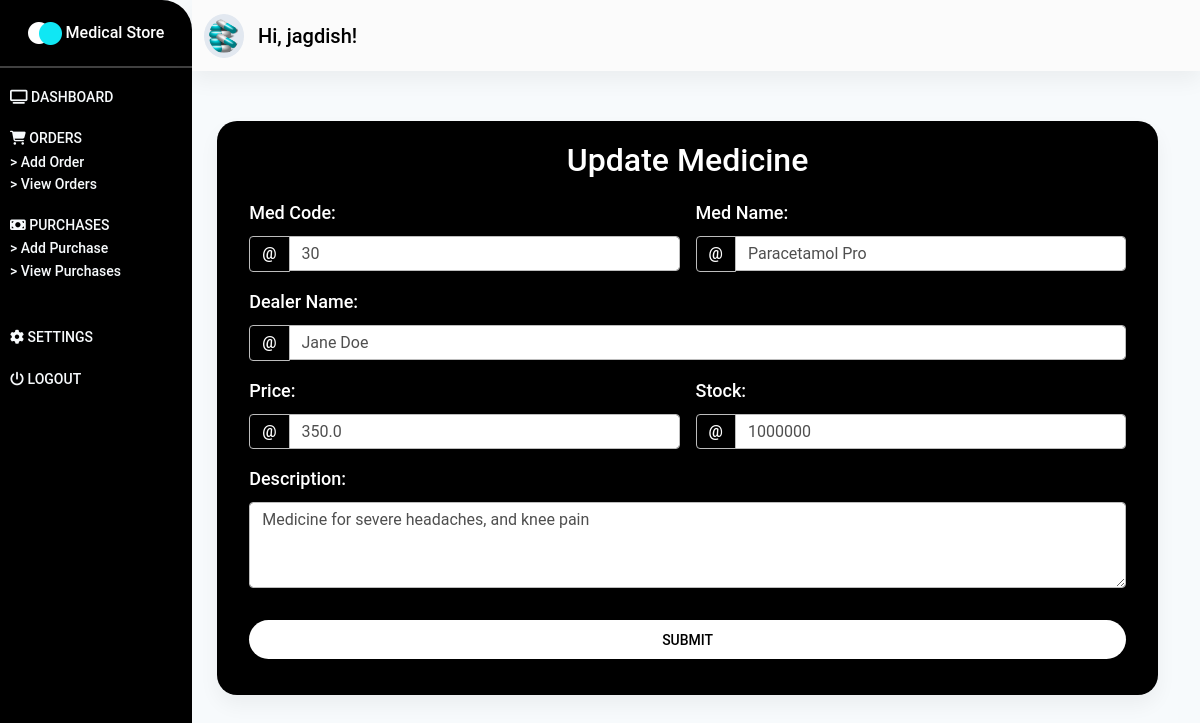
Page /customer/medicines/update-medicine/1/ (signed in) on the committed database.
### store/models.py (models this page shows, shortened)
class Medicine(models.Model):
    med_code = models.IntegerField()
    med_name = models.CharField(max_length=50)
    dealer_name = models.ForeignKey(Dealer, on_delete=models.CASCADE)
    price = models.FloatField()
    stock = models.IntegerField()
    description = models.TextField()

### customer/views.py (the view, shortened to what this page needs)
# urls.py: path('medicines/update-medicine/<int:pk>/', update_medicine, name="update-medicine"),
@login_required(login_url="/login/customer/")
def update_medicine(request, pk):
    medicine = Medicine.objects.get(id=pk)
    form = UpdateMedicineForm(instance=medicine)
    context = {
        "form": form,
    }
    return render(request, "store/customer/update-medicine.html", context)

### store/models.py (called while the page is built)
    def __str__(self):
        return f"{self.fname} {self.lname}"

### store/templates/store/customer/update-medicine.html (shortened to what this page needs)
{% extends 'store/base.html' %}
{% load static %}
{% block content %}
    <section id="dashboard_section" class="dashboard_section">
        {% include "store/_dashboard-customer.html" %}
        <div class="container-fluid">
            <div class="add_dealer">
                <div class="medicine__card card">
                    <p class="h2">
                        Update Medicine
                    </p>
                    <div class="add__dealer__form">
                        <div class="container">
                            <form class="row g-3 needs-validation" method="POST">
                                <div class="col-md-6">
                                    <label for="validationCustomMedCode" class="form-label">
                                        Med Code:
                                    </label>
                                    <div class="input-group">
                                        <span class="input-group-text" id="inputGroupPrepend">@</span>
                                        {{ form.med_code }}
                                    </div>
                                </div>
                                <div class="col-md-6">
                                    <label for="validationCustomMedName" class="form-label">
                                        Med Name:
                                    </label>
                                    <div class="input-group">
                                        <span class="input-group-text" id="inputGroupPrepend">@</span>
                                        {{ form.med_name }}
                                    </div>
                                </div>
                                <div class="col-md-12">
                                    <label for="validationCustomDealerName" class="form-label">
                                        Dealer Name:
                                    </label>
                                    <div class="input-group">
                                        <span class="input-group-text" id="inputGroupPrepend">@</span>
                                        {{ form.dealer_name }}
                                    </div>
                                </div>
                                <div class="col-md-6">
                                    <label for="validationCustomPrice" class="form-label">
                                        Price:
                                    </label>
                                    <div class="input-group">
                                        <span class="input-group-text" id="inputGroupPrepend">@</span>
                                        {{ form.price }}
                                    </div>
                                </div>
                                <div class="col-md-6">
                                    <label for="validationCustomStock" class="form-label">
                                        Stock:
                                    </label>
                                    <div class="input-group">
                                        <span class="input-group-text" id="inputGroupPrepend">@</span>
                                        {{ form.stock }}
                                    </div>
                                </div>
                                <div class="col-md-12">
                                    <div class="form-group">
                                        <label for="validationAddress" class="form-label">
                                            Description:
                                        </label>
                                        {{ form.description }}
                                    </div>
                                </div>
                                <div class="col-12 pt-3">
                                    <div class="col-12 pb-3">
                                        <button class="btn btn-block login-button" type="submit">
                                            Submit
                                        </button>
                                    </div>
                                </div>
                            </form>
                        </div>
                    </div>
                </div>
            </div>
        </div>
    </section>
{% endblock content %}

### store/templates/store/_dashboard-customer.html (shortened to what this page needs)
{% load static %}
<div class="dashboard_header" id="sidebarToggleButton">
    <div class="dasboard_sidebar">
        <nav class="sidenav_bar sidenav-d-none" id="sideNavBar">
            <div class="dashboard_logo">
                <div class="logo_flex">
                    <img src="{% static 'images/logo.png' %}" alt="" class="img-responsive">
                    <span class="text">
                        Medical Store
                    </span>
                </div>
            </div>
            <hr class="hr_sidenav">
            <div class="sidebar_main">
                <ul class="sidebar">
                    <li class="sidebar_item">
                        <a href="{% url 'store:dashboard-admin' %}" class="item_link">
                            <i class="fa fa-television" aria-hidden="true"></i>
                            <span class="item_text sidebar_active">
                                Dashboard
                            </span>
                        </a>
                    </li>
                    <li class="sidebar_item">
                        <a class="item_link" id="dealerID">
                            <i class="fa fa-shopping-cart" aria-hidden="true"></i>
                            <span class="item_text">
                                Orders
                            </span>
                        </a>
                        <div class="dealer__items" id="dealerItems">
                            <a href="{% url "customer:add-order" %}" class="dealer__item">
                                > Add Order
                            </a>
                            <a href="{% url "customer:view-orders" %}" class="dealer__item">
                                > View Orders
                            </a>
                        </div>
                    </li>
                    <li class="sidebar_item" id="purchaseID">
                        <a class="item_link">
                            <i class="fas fa-money-bill    "></i>
                            <span class="item_text">
                                Purchases
                            </span>
                        </a>
                        <div class="purchase__items" id="purchaseItems">
                            <a href="{% url 'customer:add-purchase' %}" class="dealer__item">
                                > Add Purchase
                            </a>
                            <a href="{% url 'customer:view-purchases' %}" class="dealer__item">
                                > View Purchases
                            </a>
                        </div>
                    </li>
                </ul>
            </div>
            <div class="sidebar_meta">
                <ul class="sidebar">
                    <li class="sidebar_item">
                        <a href="{% url 'store:settings' %}" class="item_link">
                            <i class="fa fa-gear" aria-hidden="true"></i>
                            <span class="item_text">
                                Settings
                            </span>
                        </a>
                    </li>
                    <li class="sidebar_item">
                        <a href="{% url 'store:confirm-logout' %}" class="item_link">
                            <i class="fa fa-power-off" aria-hidden="true"></i>
                            <span class="item_text">
                                Logout
                            </span>
                        </a>
                    </li>
                </ul>
            </div>
        </nav>
    </div>
    <div class="dashboard_navbar" id=mainNavBar>
        <nav class="navbar navbar-expand-sm navbar-light bg-light sticky-top">
            <div class="container-fluid">
                <a class="navbar-brand nav_image" href="#">
                    <img src="{% static 'images/medicine.png' %}" alt="" class="img-responsive">
                    <span class="nav_span">
                        Hi, {{ request.user.username }}!
                    </span>
                </a>
            </div>
        </nav>
    </div>
</div>

### store/static/css/styles.css (style rules this page uses)
* { margin: 0%; padding: 0%; box-sizing: border-box; }
label.form-label { color: #fff !important; font-size: 18px; font-weight: 550; }
span.input-group-text { color: #fff !important; font-weight: 550; }
button.login-button { background-color: #fff; border-radius: 20px; font-size: 14px; font-weight: 550; color: #000 !important; }
a.nav_image img { width: 40px; background-color: #e2e8f0; padding: 5px; color: #000 !important; border-radius: 50%; }
span.nav_span { font-weight: 550; color: #000; margin-left: 10px; }
span.sidebar_active { font-weight: 550; }
div.dashboard_navbar { margin-left: 12rem; }
nav.sidenav_bar { width: 12rem; height: 100%; padding-bottom: 50px; position: fixed; background: #000; border-radius: 0px 30px 30px 0px; }
div.dashboard_logo { margin-top: 20px; margin-bottom: 20px; text-align: center; }
div.dashboard_logo span.text { color: #fff !important; font-weight: 550; }
hr.hr_sidenav { background-color: #fff; height: 2px; }
ul.sidebar { list-style: none; padding: 0; margin: 0; display: flex; flex-direction: column; align-items: flex-start; margin-left: 10px; }
li.sidebar_item { margin-bottom: 1rem; }
li.sidebar_item a { color: #f7fafc; font-size: 14px; font-weight: 500; }
li.sidebar_item span.item_text { text-transform: uppercase; }
div.dealer__items, div.medicine__items, div.employee__items, div.customer__items, div.purchase__items { display: flex; flex-direction: column; }
a.dealer__item { color: #f7fafc; font-size: 14px; }
div.sidebar_meta { margin-top: 26px; }
section.dashboard_section { --bg-opacity: 1; background-color: #f7fafc; background-size: contain; }
div.add_dealer { margin-top: 50px; padding-bottom: 50px; }
div.dealer__card, div.medicine__card, div.employee__card, div.customer__card, div.purchase__card, div.confirm__card { padding: 20px; background-color: #000; width: 80%; margin: auto; margin-right: 30px; border-radius: 20px; }
div.dealer__card p.h2, div.medicine__card p.h2, div.employee__card p.h2, div.customer__card p.h2, div.purchase__card p.h2, div.confirm__card p.h2 { text-align: center; color: #fff; margin-bottom: 20px; font-weight: 550; }

### rows in the picture
Medicine: med_code "30", med_name "Paracetamol Pro", dealer_name "Jane Doe", price "350.0", stock "1000000", description "Medicine for severe headaches, and knee pain"

### other values in the picture
{{ request.user.username }} "jagdish"
